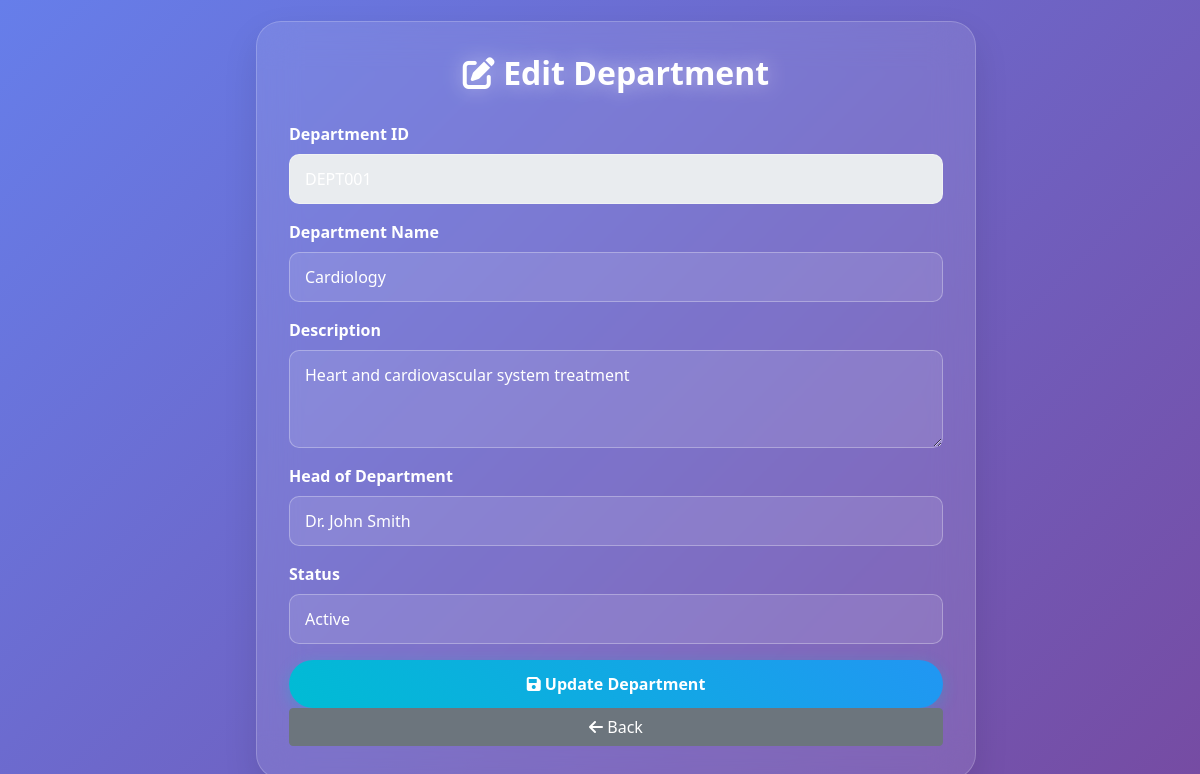
The page /edit-department.php?id=1 on the database its author committed.
### tables this page shows
CREATE TABLE departments (
    id INT AUTO_INCREMENT PRIMARY KEY,
    dept_id VARCHAR(20) UNIQUE NOT NULL,
    name VARCHAR(100) NOT NULL,
    description TEXT,
    head_of_department VARCHAR(100),
    created_at TIMESTAMP DEFAULT CURRENT_TIMESTAMP
);

### edit-department.php (the view, shortened to what this page needs)
<?php
$id = isset($_GET['id']) ? $_GET['id'] : 0;
try {
    $pdo = getConnection();
    $stmt = $pdo->prepare("SELECT * FROM departments WHERE id = ?");
    $stmt->execute([$id]);
    $department = $stmt->fetch();
} catch(PDOException $e) {
    $error = "Database error: " . $e->getMessage();
}
?>
<!DOCTYPE html>
<html lang="en">
<head>
    <link href="https://cdn.jsdelivr.net/npm/bootstrap@5.1.3/dist/css/bootstrap.min.css" rel="stylesheet">
    <link href="https://cdnjs.cloudflare.com/ajax/libs/font-awesome/6.0.0/css/all.min.css" rel="stylesheet">
    <link href="css/style.css" rel="stylesheet">
</head>
<body>
    <div class="auth-container">
        <div class="container">
            <div class="row justify-content-center">
                <div class="col-md-8">
                    <div class="auth-card glass">
                        <h2><i class="fas fa-edit"></i> Edit Department</h2>
                        <form method="POST">
                            <div class="mb-3">
                                <label class="form-label text-white">Department ID</label>
                                <input type="text" class="form-control" value="<?php echo htmlspecialchars($department['dept_id']); ?>" readonly>
                            </div>
                            <div class="mb-3">
                                <label class="form-label text-white">Department Name</label>
                                <input type="text" class="form-control" name="name" value="<?php echo htmlspecialchars($department['name']); ?>" required>
                            </div>
                            <div class="mb-3">
                                <label class="form-label text-white">Description</label>
                                <textarea class="form-control" name="description" rows="3"><?php echo htmlspecialchars($department['description']); ?></textarea>
                            </div>
                            <div class="mb-3">
                                <label class="form-label text-white">Head of Department</label>
                                <input type="text" class="form-control" name="head_of_department" value="<?php echo htmlspecialchars($department['head_of_department']); ?>" required>
                            </div>
                            <div class="mb-3">
                                <label class="form-label text-white">Status</label>
                                <select class="form-control" name="status" required>
                                    <option value="active" <?php echo $department['status'] === 'active' ? 'selected' : ''; ?>>Active</option>
                                </select>
                            </div>
                            <div class="text-center">
                                <button type="submit" class="btn btn-primary me-2">
                                    <i class="fas fa-save"></i> Update Department
                                </button>
                                <a href="departments.php" class="btn btn-secondary">
                                    <i class="fas fa-arrow-left"></i> Back
                                </a>
                            </div>
                        </form>
                    </div>
                </div>
            </div>
        </div>
    </div>
</body>
</html>

### css/style.css (style rules this page uses)
* { margin: 0; padding: 0; box-sizing: border-box; }
body { font-family: 'Segoe UI', Tahoma, Geneva, Verdana, sans-serif; background: linear-gradient(135deg, #667eea 0%, #764ba2 100%); min-height: 100vh; color: #333; }
.glass { background: rgba(255, 255, 255, 0.1); backdrop-filter: blur(15px); border-radius: 20px; border: 1px solid rgba(255, 255, 255, 0.2); box-shadow: 0 8px 32px 0 rgba(31, 38, 135, 0.37); }
.btn-primary { background: linear-gradient(45deg, #00bcd4, #2196f3); border: none; border-radius: 25px; padding: 12px 30px; font-weight: 600; transition: all 0.3s ease; box-shadow: 0 4px 15px rgba(0, 188, 212, 0.3); }
.form-control { background: rgba(255, 255, 255, 0.1); border: 1px solid rgba(255, 255, 255, 0.3); border-radius: 10px; color: white; padding: 12px 15px; transition: all 0.3s ease; }
.form-control::placeholder { color: rgba(255, 255, 255, 0.7); }
.form-label { color: white; font-weight: 600; margin-bottom: 8px; }
.auth-container { min-height: 100vh; display: flex; align-items: center; justify-content: center; padding: 20px; }
.auth-card { background: rgba(255, 255, 255, 0.1); backdrop-filter: blur(20px); border-radius: 25px; padding: 2rem; width: 100%; border: 1px solid rgba(255, 255, 255, 0.2); box-shadow: 0 15px 35px rgba(0, 0, 0, 0.1); margin: 1rem; }
.auth-card h2 { text-align: center; color: white; margin-bottom: 30px; font-weight: bold; text-shadow: 0 0 20px rgba(255, 255, 255, 0.5); }
* { box-sizing: border-box; }
.card, .btn, .form-control { width: 100%; max-width: 100%; }
.row { width: 100%; margin: 0; }
body, html { width: 100%; overflow-x: hidden; }
.auth-container { width: 100vw; min-height: 100vh; padding: 0; }

### rows shown on the page
departments: dept "DEPT001", name "Cardiology", description "Heart and cardiovascular system treatment", head_of_department "Dr. John Smith"
